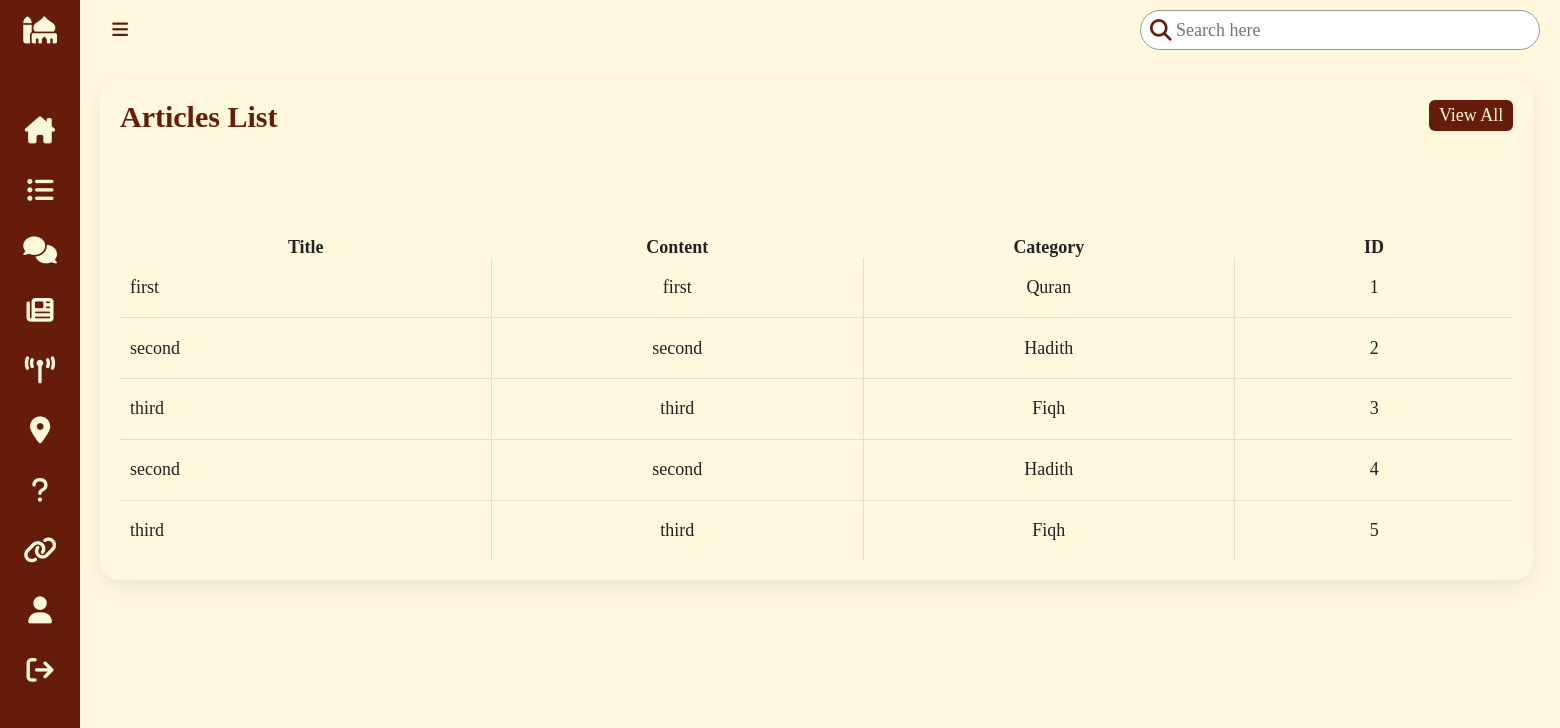
/Models/index.php, run on the app's committed database.
### tables this page shows
CREATE TABLE `addarticle` (
  `id` int(11) NOT NULL,
  `title` varchar(255) NOT NULL,
  `content` text NOT NULL,
  `category` enum('Quran','Hadith','Fiqh') NOT NULL
);

### Models/index.php (the view, shortened to what this page needs)
<!DOCTYPE html>
<html lang="en">
<head>
    <link rel="stylesheet" href="assets/css/fatwasList.css">
</head>
<body>
    <div class="container">
        <div class="navigation">
            <ul>
                <li>
                    <a href="#">
                        <span class="icon">
                            <i class="fa-solid fa-mosque"></i>
                        </span>
                        <span class="title">Salaty</span>
                    </a>
                </li>
                <li>
                    <a href="#">
                        <span class="icon">
                            <i id ="iconn" class="fa-solid fa-house-chimney"></i>
                        </span>
                        <span class="title">Home</span>
                    </a>
                </li>
                <li>
                    <a href="#">
                        <span class="icon">
                            <i class="fa-solid fa-list-ul"></i>
                        </span>
                        <span class="title">Hadiths</span>
                    </a>
                </li>
                <li>
                    <a href="fatwasList.html">
                        <span class="icon">
                            <i class="fa-solid fa-comments"></i>
                        </span>
                        <span class="title">Fatwas</span>
                    </a>
                </li>
                <li>
                    <a href="fatwasList.html">
                        <span class="icon">
                            <i class="fa-solid fa-newspaper"></i>
                        </span>
                        <span class="title">Articles</span>
                    </a>
                </li>
                <li>
                    <a href="fatwasList.html">
                        <span class="icon">
                            <i class="fa-solid fa-tower-broadcast"></i>
                        </span>
                        <span class="title">Broadcast</span>
                    </a>
                </li>
                <li>
                    <a href="fatwasList.html">
                        <span class="icon">
                            <i class="fa-solid fa-location-dot"></i>
                        </span>
                        <span class="title">Guidance</span>
                    </a>
                </li>
                <li>
                    <a href="#">
                        <span class="icon">
                            <i class="fa-solid fa-question"></i>
                        </span>
                        <span class="title">Feedbacks</span>
                    </a>
                </li>
                <li>
                    <a href="#">
                        <span class="icon">
                            <i class="fa-solid fa-link"></i>
                        </span>
                        <span class="title">Directory</span>
                    </a>
                </li>
                <li>
                    <a href="#">
                        <span class="icon">
                            <i class="fa-solid fa-user"></i>
                        </span>
                        <span class="title">Profile</span>
                    </a>
                </li>
                <li>
                    <a href="#">
                        <span class="icon">
                            <i class="fa-solid fa-arrow-right-from-bracket"></i>
                        </span>
                        <span class="title">Sign Out</span>
                    </a>
                </li>
            </ul>
        </div>
        <div class="main">
            <div class="topbar">
                <div class="toggle">
                    <i class="fa-solid fa-bars"></i>
                </div>
                <div class="search">
                    <label>
                        <input type="text" placeholder="Search here">
                        <i class="fa-solid fa-magnifying-glass"></i>
                    </label>
                </div>
            </div>
            <div class="details">
                <div class="usersList">
                    <div class="cardHeader">
                        <h2>Articles List</h2>
                        <a href="#" class="btn">View All</a>
                    </div>
                    <table>
                        <thead>
                            <tr>
                                <th>Title</th>
                                <th>Content</th>
                                <th>Category</th>
                                <th>ID</th>
                            </tr>
                        </thead>
                        <tbody>
                            <?php
                            $conn = mysqli_connect("localhost", "username", "password", "database_name");
                            $sql = "SELECT title, content, category, id FROM addArticle";
                            $result = mysqli_query($conn, $sql);
                            while ($row = mysqli_fetch_assoc($result)) {
                                echo "<tr>";
                                echo "<td>" . $row["title"] . "</td>";
                                echo "<td>" . $row["content"] . "</td>";
                                echo "<td>" . $row["category"] . "</td>";
                                echo "<td>" . $row["id"] . "</td>";
                                echo "</tr>";
                            }
                            ?>
                        </tbody>
                    </table>
                </div>
            </div>
        </div>
    </div>
</body>
</html>

### Views/Regular User/Ftwa/assets/css/fatwasList.css (style rules this page uses)
* { font-family: 'Times New Roman', Times, serif; font-size: large; margin: 0; padding: 0; box-sizing: border-box; }
:root { --blue: #651c08; --white: #fff8dc; --gray: #f5f5f5; --black1: #222; --black2: #999; }
body { min-height: 100vh; overflow-x: hidden; }
.container { position: relative; width: 100%; }
.navigation { position: fixed; width: 80px; height: 100%; background: var(--blue); border-left: 10px solid var(--blue); transition: 0.5s; overflow: hidden; }
.navigation ul { position: absolute; top: 0; left: 0; width: 100%; }
.navigation ul li { position: relative; width: 100%; list-style: none; border-top-left-radius: 30px; border-bottom-left-radius: 30px; }
.navigation ul li:nth-child(1) { margin-bottom: 40px; pointer-events: none; }
.navigation ul li a { position: relative; display: block; width: 100%; display: flex; text-decoration: none; color: var(--white); }
.navigation ul li a .icon { position: relative; display: block; min-width: 60px; height: 60px; line-height: 75px; text-align: center; }
.navigation ul li a i { font-size: 1.5rem; height: 60px; line-height: 60px; vertical-align: top; }
.navigation ul li a .title { position: relative; display: block; padding: 0 10px; height: 60px; line-height: 60px; text-align: start; white-space: nowrap; }
.main { position: absolute; width: calc(100% - 80px); left: 80px; min-height: 100vh; background: var(--white); transition: 0.5s; }
.topbar { width: 100%; height: 60px; display: flex; justify-content: space-between; align-items: center; padding: 0 10px; }
.toggle { position: relative; width: 60px; height: 60px; color: var(--blue); display: flex; justify-content: center; align-items: center; font-size: 2.5rem; cursor: pointer; }
.search { position: relative; width: 400px; margin: 0 10px; }
.search label { position: relative; width: 100%; }
.search label input { width: 100%; height: 40px; border-radius: 40px; padding: 5px 20px; padding-left: 35px; font-size: 18px; outline: none; border: 1px solid var(--black2); }
.search label i { position: absolute; top: 0; left: 10px; font-size: 1.2rem; color: var(--blue); }
.details { position: relative; width: 150%; padding: 20px; display: grid; grid-template-columns: 2fr 1fr; grid-gap: 30px; }
.details .usersList { position: relative; display: grid; min-height: 500px; background: var(--white); padding: 20px; box-shadow: 0 7px 25px rgba(0, 0, 0, 0.08); border-radius: 20px; }
.details .cardHeader { display: flex; justify-content: space-between; align-items: flex-start; }
.cardHeader h2 { font-weight: 600; font-size: 30px; color: var(--blue); }
.cardHeader .btn { position: relative; padding: 5px 10px; background: var(--blue); text-decoration: none; color: var(--white); border-radius: 6px; }
.details table { width: 100%; border-collapse: collapse; margin-top: 10px; }
.details .usersList table tr { color: var(--black1); border-bottom: 1px solid rgba(0, 0, 0, 0.1); }
.details .usersList table td { border-right: 1px solid rgba(0, 0, 0, 0.1); }
.details .usersList table tr:last-child { border-bottom: none; }
.details .usersList table tr td { width: calc(100%/5); padding: 10px; }
.details .usersList table tr td:last-child { text-align: end; border-right: 0px; width: 15%; }
.details .usersList table tr td:nth-child(2) { text-align: center; }
.details .usersList table tr td:nth-child(3) { text-align: center; }
.details .usersList table tr td:nth-child(4) { text-align: center; }

### data on the page
addarticle: title "first", content "first", category "Quran", id "1"
addarticle: title "second", content "second", category "Hadith", id "2"
addarticle: title "third", content "third", category "Fiqh", id "3"
addarticle: title "second", content "second", category "Hadith", id "4"
addarticle: title "third", content "third", category "Fiqh", id "5"
